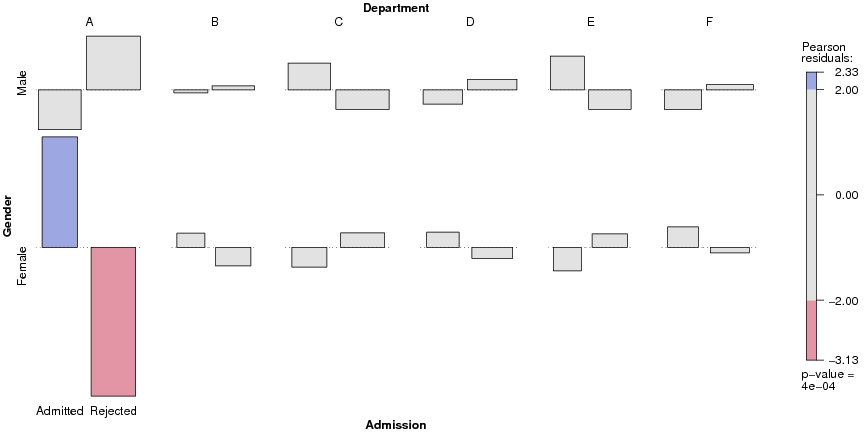

Recreate this plot in R.
##############################################################
### Figure 12.18: Association plot for the UCB admissions data
##############################################################
library(vcd)

data(UCBAdmissions)
names(dimnames(UCBAdmissions)) <- c("Admission", "Gender", "Department")

set.seed(1071)
ucb_max <- coindep_test(aperm(UCBAdmissions, c(3,2,1)), margin = "Department", n = 5000)

assoc(aperm(UCBAdmissions, c(3,2,1)), split = c(TRUE,FALSE,TRUE), shade = TRUE,
      residuals_type = "Pearson", residuals = ucb_max$residuals,
      gp_args = list(p.value = ucb_max$p.value), rep = c(Admission = FALSE))
